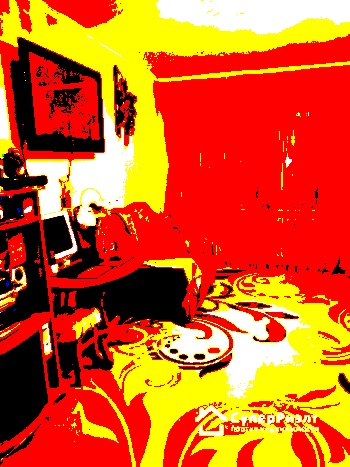
#> input picture projects/opencv/dataset/_/gray.jpg, 350 x 467 px
$ python hsv.py
#> lines starting #> are read from the running program, lines starting #| are printed output that depends on the picture; after the words box and inside, x2 and y2 are one past the last pixel; in counts of white or black regions, pixels touching at a corner belong together
import numpy as np
import cv2
#import video

if __name__ == '__main__':
	def nothing(*arg):
		pass

cv2.namedWindow( "result" ) # создаем главное окно
cv2.namedWindow( "settings" ) # создаем окно настроек

#cap = video.create_capture(0)
# создаем 6 бегунков для настройки начального и конечного цвета фильтра
cv2.createTrackbar('h1', 'settings', 0, 255, nothing)
#> slider 'h1' is set to 85
cv2.createTrackbar('s1', 'settings', 0, 255, nothing)
#> slider 's1' is set to 85
cv2.createTrackbar('v1', 'settings', 0, 255, nothing)
#> slider 'v1' is set to 85
cv2.createTrackbar('h2', 'settings', 255, 255, nothing)
cv2.createTrackbar('s2', 'settings', 255, 255, nothing)
cv2.createTrackbar('v2', 'settings', 255, 255, nothing)
crange = [0,0,0, 0,0,0]

img = cv2.imread('./gray.jpg', cv2.IMREAD_UNCHANGED) #IMREAD_GRAYSCALE
#> img is the input picture: shape (467, 350, 3); mean B, G, R 30.5, 92.8, 211.1
img = cv2.GaussianBlur(img,(5,5), cv2.BORDER_DEFAULT)
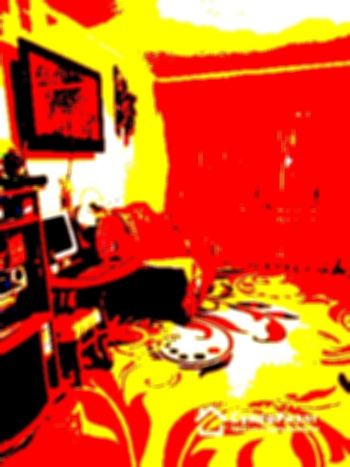
#> img: shape (467, 350, 3); mean B, G, R 30.4, 92.8, 211.1

while True:
	hsv = cv2.cvtColor(img, cv2.COLOR_BGR2HSV )
#> hsv: shape (467, 350, 3); mean H, S, V 16.8, 211.3, 211.2

	# считываем значения бегунков
	h1 = cv2.getTrackbarPos('h1', 'settings')
	s1 = cv2.getTrackbarPos('s1', 'settings')
	v1 = cv2.getTrackbarPos('v1', 'settings')
	h2 = cv2.getTrackbarPos('h2', 'settings')
	s2 = cv2.getTrackbarPos('s2', 'settings')
	v2 = cv2.getTrackbarPos('v2', 'settings')

	# формируем начальный и конечный цвет фильтра
	h_min = np.array((h1, s1, v1), np.uint8)
	h_max = np.array((h2, s2, v2), np.uint8)

	# накладываем фильтр на кадр в модели HSV
	thresh = cv2.inRange(hsv, h_min, h_max)
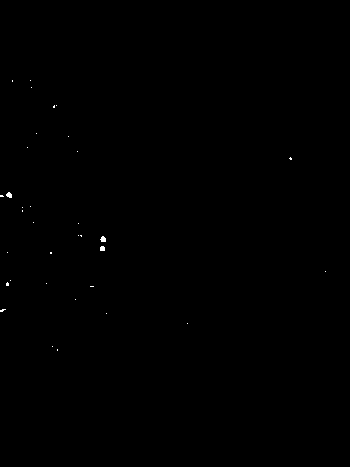
#> thresh: shape (467, 350); 0.09% white in thin lines or dots, all inside (x1, y1, x2, y2) = (0, 80, 326, 351)

	cv2.imshow('result', thresh)

	ch = cv2.waitKey(5)
#> (key Esc is pressed here)
	if ch == 27:
		break

#cap.release()
cv2.destroyAllWindows()
